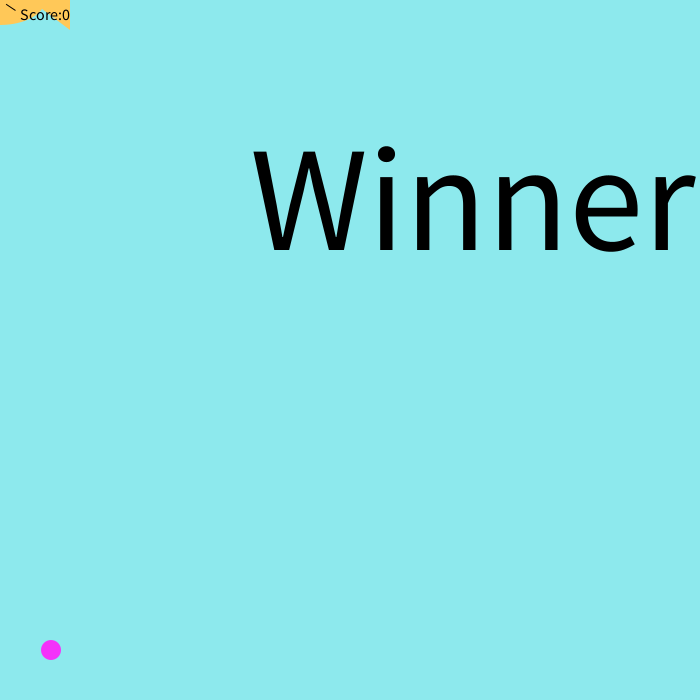
Frame 1 (no input)
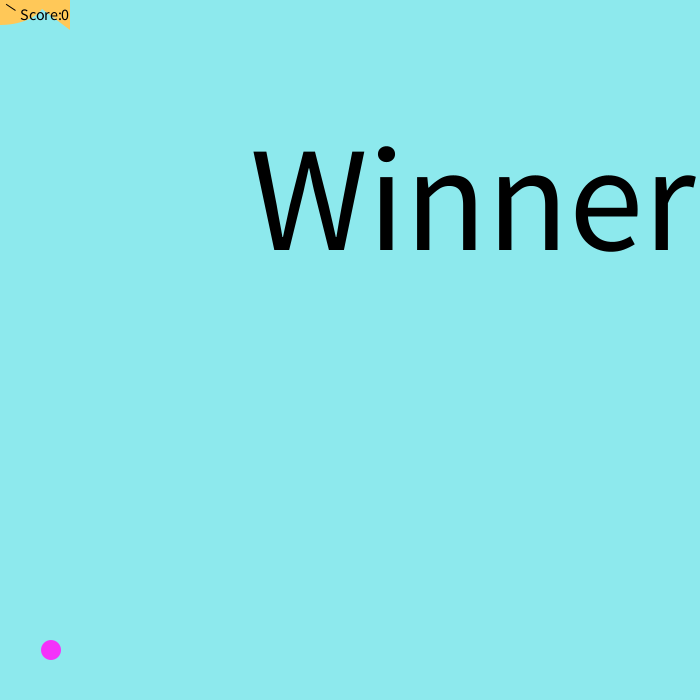
Frame 60 (the mouse pressed at the canvas centre just before this capture)
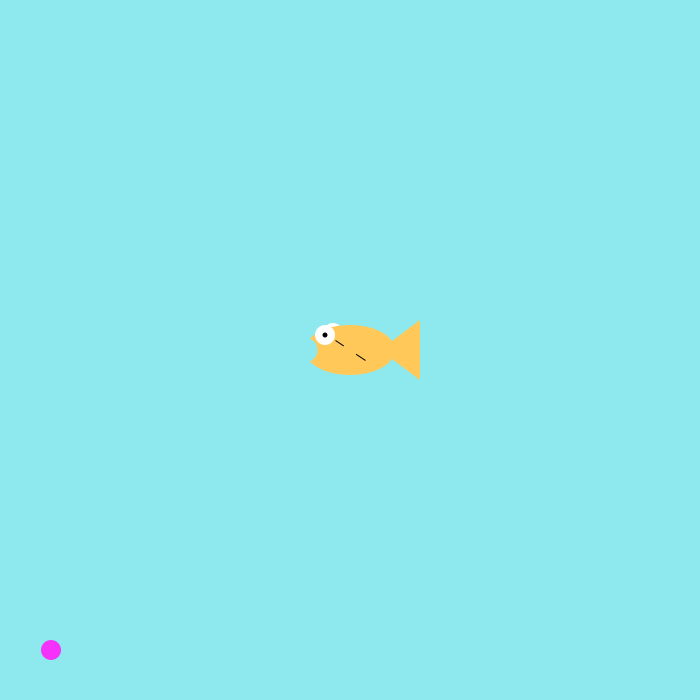
Frame 120 (the mouse held since frame 60 and released just before this capture)

The Processing sketch that drew these frames (run headless with seeded random() and noise(); from frame 60 on, the mouse is pressed at the canvas centre):

// Processing sketch: fish
// ── fish.pde
int foodX= (int) random(width-20);
int foodY= 650;
int score=0;
void setup(){
  size(700, 700);
  
}

void draw(){
  background(141,233,237);
  drawFish();
  
  checkCatch(foodX, foodY );
   
   
  fill(244,50,250);
noStroke();
ellipse(foodX,foodY,20,20);
if(foodY>700){
ellipse(foodX,foodY,20,20);
}
}
 void drawFish(){
  noStroke();
  fill(255,255,255);
  ellipse(mouseX-17,mouseY-17,20,20);
  fill(255,200,88);
  ellipse(mouseX,mouseY,90,50);
  triangle(mouseX+30,mouseY,mouseX+70,mouseY+30, mouseX+70, mouseY-30);
  stroke(0);
  triangle(mouseX,mouseY,mouseX+15,mouseY+10,mouseX-15,mouseY-10);
  noStroke();
  fill(255,200,88);
  ellipse(mouseX,mouseY,15,15);
  noStroke();
  fill(255,255,255);
  ellipse(mouseX-25,mouseY-15,20,20);
  fill(0,0,0);
  ellipse(mouseX-25,mouseY-15,5,5);
  fill(141,233,237);
  ellipse(mouseX-45,mouseY,25,25);
 
 }
 void checkCatch(int x, int y){
 if(x> mouseX && x<mouseX+70){
 if(y> mouseY-17 && y < mouseY+30){
 score++;
 foodY = 20;
 foodX = (int) random(width-20);
 
 }
 else if (foodY>height && score>0){
 score--;
 }
 fill(0,0,0);
 textSize(16);
 text("Score:"+score, 20, 20);
 textSize(150);
 text("Winner" , 250, 250);
 
 }
 }
